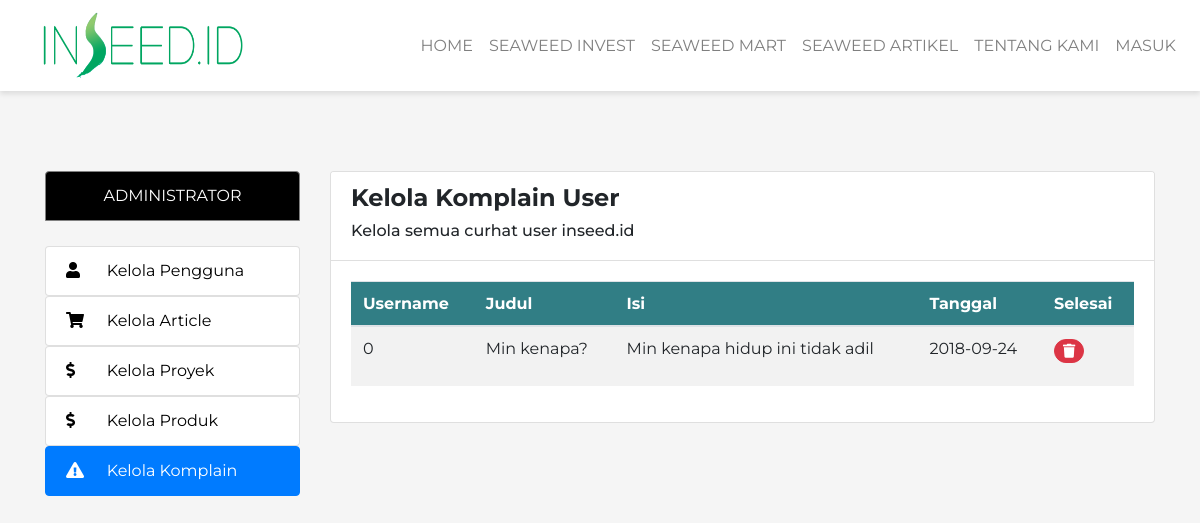
/index.php/dashboard/adminKomplain, run on the app's committed database.
### tables this page shows
CREATE TABLE `komplain` (
  `idKomplain` int(11) NOT NULL,
  `judulKomplain` varchar(50) NOT NULL,
  `namaAkun` int(11) NOT NULL,
  `isiKomplain` longtext,
  `tglKomplain` date NOT NULL
);

### application/controllers/Dashboard.php (called while the page is built, shortened)
<?php
class Dashboard extends CI_Controller {
    public function __construct()
    {
        $this->load->helper('url');
        $this->load->library('form_validation');
        $this->load->library('session');
        $this->load->model('Model');
    }
    public function adminKomplain() {
        $this->load->helper('url');
        $data['result'] = $this->Model->select();
        $this->load->view("dashboard_admin_kelolaKomplain", $data);
    }
}

### index.php (called while the page is built, shortened)
<?php
require_once BASEPATH.'core/CodeIgniter.php';

### application/models/Model.php (called while the page is built, shortened)
<?php
class Model extends CI_Model{
    public function select() {
        $this->db->select('*');
        $this->db->from('komplain');
        $query = $this->db->get();
        return $query->result();
    }
}
?>

### application/views/dashboard_admin_kelolaKomplain.php (the view, shortened to what this page needs)
<html>
  <head>
    <?php include_once("template/header.php"); ?>
  </head>
  <body style="background-color:#F5F5F5">
    <?php include_once("template/navbar.php"); ?>
    <section id="">
      <div class="col-md-12">
      </div>
    </section>
    <div class="container" style="margin-top: 80px; margin-bottom: 80px;">
      <div class="row">
        <div class="col-md-3" >
          <ul class="list-group menuDashboard" >
            <li class="list-group-item judulMenuDashboard" style="background-color: black;">ADMINISTRATOR</li>
            <div id="sidebarAdmin" >
              <a href="<?php echo base_url ('index.php/Dashboard/');?>"> <li style="margin-top: 10%;" class="list-group-item"><i class="fas fa-user"></i>Kelola Pengguna</li></a>
              <a href="<?php echo base_url ('index.php/Dashboard/kelolaArticle');?>""> <li class="list-group-item"><i class="fas fa-shopping-cart" ></i>Kelola Article</li></a>
              <a href="<?php echo base_url ('index.php/Dashboard/adminkelolaProyek');?>""> <li class="list-group-item"><i class="fas fa-dollar-sign" ></i>Kelola Proyek</li></a>
              <a href="<?php echo base_url ('index.php/Dashboard/kelolaProduk');?>""> <li class="list-group-item"><i class="fas fa-dollar-sign" ></i>Kelola Produk</li></a>
              <a href="<?php echo base_url ('index.php/Dashboard/adminKomplain'); ?>"> <li class="list-group-item active"><i class="fa fa-exclamation-triangle"></i>Kelola Komplain</li></a>
            </div>
          </ul>
        </div>
        <div class="col-md-9">
          <div class="card">
            <div class="card-header" style="background-color: white;">
              <h4 style="font-weight: bold;"> Kelola Komplain User</h4>
              <h6> Kelola semua curhat user inseed.id</h6>
            </div>
            <div class="card-body ">
              <div class="row">
                <div class="col-md-12" style="text-align: center;">
                  <div class="table-responsive">
                    <table class="table table-striped">
                      <thead>
                        <tr class="headerKeranjang">
                          <th scope="col">Username</th>
                          <th scope="col" >Judul </th>
                          <th scope="col" class="text-left">Isi</th>
                          <th scope="col" class="text-left">Tanggal</th>
                          <th scope="col" class="text-left">Selesai</th>
                        </tr>
                      </thead>
                      <tbody>
                         <?php foreach ($result as $var):?>
                        <tr class="produkKeranjang">
                          <td><?php echo $var->namaAkun ?> </td>
                          <td><?php echo $var->judulKomplain; ?></td>
                          <td><?php echo $var->isiKomplain; ?></td>
                          <td class="text-left"><?php echo $var->tglKomplain;  ?></td>
                          <td class="text-left"><a href="<?php echo base_url ('index.php/Dashboard/adminSelesaiKomplain/'.$var->idKomplain); ?>" class="btn btn-sm btn-danger"><i class="fa fa-trash"></i> </a> </td>
                        </tr>
                        <?php endforeach; ?>
                   </tbody>
                 </table>
               </div>
             </div>
           </div>
         </div>
       </div>
     </div>
   </div>
 </div>
      </body>
    </html>

### asset/css/styleCSS.css (style rules this page uses)
body { font-family: 'Montserrat'; }
.btn { font-weight:700; text-transform:uppercase; border-radius:300px; }
.headerKeranjang { background-color: #317e85; color: white; }
.judulMenuDashboard { text-align: center; background-color: green; border-color: grey; color: white; }
.menuDashboard a { color: black; }
.menuDashboard i { margin-right: 5%; width: 30px; }
.table-responsive { max-height: 250px; }

### data on the page
komplain: namaAkun "0", judulKomplain "Min kenapa?", isiKomplain "Min kenapa hidup ini tidak adil", tglKomplain "2018-09-24"
